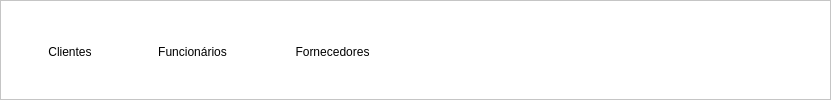
              <widget class="QFrame" name="men_interno_pessoas">
               <property name="geometry">
                <rect>
                 <x>0</x>
                 <y>21</y>
                 <width>831</width>
                 <height>100</height>
                </rect>
               </property>
               <property name="maximumSize">
                <size>
                 <width>16777215</width>
                 <height>100</height>
                </size>
               </property>
               <property name="styleSheet">
                <string notr="true">background-color: rgb(255, 255, 255);</string>
               </property>
               <property name="frameShape">
                <enum>QFrame::StyledPanel</enum>
               </property>
               <property name="frameShadow">
                <enum>QFrame::Raised</enum>
               </property>
               <widget class="QPushButton" name="bt_fornecedores">
                <property name="geometry">
                 <rect>
                  <x>270</x>
                  <y>0</y>
                  <width>125</width>
                  <height>90</height>
                 </rect>
                </property>
                <property name="minimumSize">
                 <size>
                  <width>125</width>
                  <height>90</height>
                 </size>
                </property>
                <property name="maximumSize">
                 <size>
                  <width>125</width>
                  <height>90</height>
                 </size>
                </property>
                <property name="styleSheet">
                 <string notr="true">background-color: qradialgradient(spread:pad, cx:0.5, cy:0.5, radius:0.5, fx:0.5, fy:0.5, stop:0 rgba(0, 0, 0, 0));
border:noborder;</string>
                </property>
                <property name="text">
                 <string>
Fornecedores</string>
                </property>
                <property name="icon">
                 <iconset>
                  <normaloff>../Projeto_integrador/Telas/Repono/Pessoas/Icones/icon_fornecedores.png</normaloff>../Projeto_integrador/Telas/Repono/Pessoas/Icones/icon_fornecedores.png</iconset>
                </property>
                <property name="iconSize">
                 <size>
                  <width>35</width>
                  <height>35</height>
                 </size>
                </property>
               </widget>
               <widget class="QPushButton" name="bt_cliente">
                <property name="geometry">
                 <rect>
                  <x>20</x>
                  <y>0</y>
                  <width>100</width>
                  <height>90</height>
                 </rect>
                </property>
                <property name="minimumSize">
                 <size>
                  <width>100</width>
                  <height>90</height>
                 </size>
                </property>
                <property name="maximumSize">
                 <size>
                  <width>100</width>
                  <height>90</height>
                 </size>
                </property>
                <property name="styleSheet">
                 <string notr="true">background-color: qradialgradient(spread:pad, cx:0.5, cy:0.5, radius:0.5, fx:0.5, fy:0.5, stop:0 rgba(0, 0, 0, 0));
border:noborder;</string>
                </property>
                <property name="text">
                 <string>
Clientes</string>
                </property>
                <property name="icon">
                 <iconset>
                  <normaloff>../Projeto_integrador/Telas/Repono/Pessoas/Icones/icon_clientes.png</normaloff>../Projeto_integrador/Telas/Repono/Pessoas/Icones/icon_clientes.png</iconset>
                </property>
                <property name="iconSize">
                 <size>
                  <width>35</width>
                  <height>35</height>
                 </size>
                </property>
                <property name="checkable">
                 <bool>false</bool>
                </property>
               </widget>
               <widget class="QPushButton" name="bt_funcionarios">
                <property name="geometry">
                 <rect>
                  <x>130</x>
                  <y>0</y>
                  <width>125</width>
                  <height>90</height>
                 </rect>
                </property>
                <property name="minimumSize">
                 <size>
                  <width>125</width>
                  <height>90</height>
                 </size>
                </property>
                <property name="maximumSize">
                 <size>
                  <width>125</width>
                  <height>90</height>
                 </size>
                </property>
                <property name="styleSheet">
                 <string notr="true">background-color: qradialgradient(spread:pad, cx:0.5, cy:0.5, radius:0.5, fx:0.5, fy:0.5, stop:0 rgba(0, 0, 0, 0));
border:noborder;</string>
                </property>
                <property name="text">
                 <string>
Funcionários</string>
                </property>
                <property name="icon">
                 <iconset>
                  <normaloff>../Projeto_integrador/Telas/Repono/Pessoas/Icones/icon_funcionarios.png</normaloff>../Projeto_integrador/Telas/Repono/Pessoas/Icones/icon_funcionarios.png</iconset>
                </property>
                <property name="iconSize">
                 <size>
                  <width>35</width>
                  <height>35</height>
                 </size>
                </property>
               </widget>
               <widget class="QLabel" name="icon_cliente">
                <property name="geometry">
                 <rect>
                  <x>50</x>
                  <y>10</y>
                  <width>44</width>
                  <height>44</height>
                 </rect>
                </property>
                <property name="minimumSize">
                 <size>
                  <width>44</width>
                  <height>44</height>
                 </size>
                </property>
                <property name="maximumSize">
                 <size>
                  <width>44</width>
                  <height>44</height>
                 </size>
                </property>
                <property name="styleSheet">
                 <string notr="true">background-color: qradialgradient(spread:pad, cx:0.5, cy:0.5, radius:0.5, fx:0.5, fy:0.5, stop:0 rgba(0, 0, 0, 0));
border:noborder;</string>
                </property>
                <property name="text">
                 <string/>
                </property>
                <property name="pixmap">
                 <pixmap>Pessoas/PNG/clientes.png</pixmap>
                </property>
                <property name="scaledContents">
                 <bool>true</bool>
                </property>
               </widget>
               <widget class="QLabel" name="icon_funcionarios">
                <property name="geometry">
                 <rect>
                  <x>170</x>
                  <y>10</y>
                  <width>44</width>
                  <height>44</height>
                 </rect>
                </property>
                <property name="minimumSize">
                 <size>
                  <width>44</width>
                  <height>44</height>
                 </size>
                </property>
                <property name="maximumSize">
                 <size>
                  <width>44</width>
                  <height>44</height>
                 </size>
                </property>
                <property name="text">
                 <string/>
                </property>
                <property name="pixmap">
                 <pixmap>Pessoas/PNG/funcionarios.png</pixmap>
                </property>
                <property name="scaledContents">
                 <bool>true</bool>
                </property>
               </widget>
               <widget class="QLabel" name="icon_fornecedores">
                <property name="geometry">
                 <rect>
                  <x>310</x>
                  <y>10</y>
                  <width>44</width>
                  <height>44</height>
                 </rect>
                </property>
                <property name="minimumSize">
                 <size>
                  <width>44</width>
                  <height>44</height>
                 </size>
                </property>
                <property name="maximumSize">
                 <size>
                  <width>44</width>
                  <height>44</height>
                 </size>
                </property>
                <property name="styleSheet">
                 <string notr="true">background-color: qradialgradient(spread:pad, cx:0.5, cy:0.5, radius:0.5, fx:0.5, fy:0.5, stop:0 rgba(0, 0, 0, 0));
border:noborder;</string>
                </property>
                <property name="text">
                 <string/>
                </property>
                <property name="pixmap">
                 <pixmap>Pessoas/PNG/fornecedores.png</pixmap>
                </property>
                <property name="scaledContents">
                 <bool>true</bool>
                </property>
               </widget>
               <zorder>icon_cliente</zorder>
               <zorder>icon_funcionarios</zorder>
               <zorder>icon_fornecedores</zorder>
               <zorder>bt_fornecedores</zorder>
               <zorder>bt_funcionarios</zorder>
               <zorder>bt_cliente</zorder>
              </widget>
